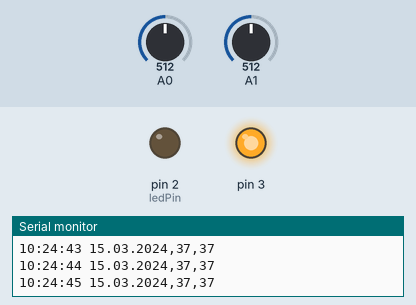
Recording of a sketch running on a simulated Arduino Uno, built with avr-gcc and run on an emulated ATmega328P. On the bench: output pins drawn as LEDs (lit = HIGH), the last lines printed to the serial monitor. The inputs (shaded band) are chosen by the test bench; at power-on: A0 = 512, A1 = 512. The local clock reads 2024-03-15 10:24:30 at power-on unless the sketch sets it; storage starts empty.

Above: at 16.1 s.
At 30.7 s:
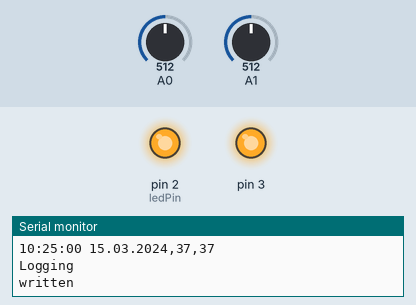
At 43.8 s:
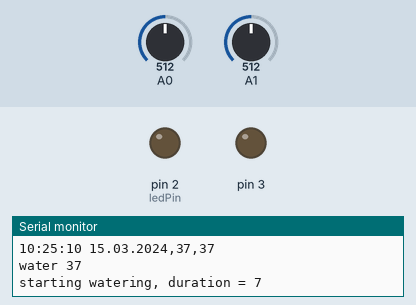
Timing chart, 0 to 80.6 s (numbered marks = the images above):
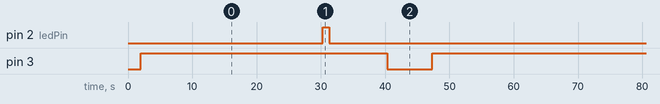

Measured:
- by itself, pin 2 (ledPin): alternates HIGH for 1.0 s and LOW for 59.4 s
- by itself, pin 3: alternates HIGH for 53.4 s and LOW for 7.0 s

The sketch:

code.ino
```cpp
/*
  Author: Aditya Dalvi
  Date:17/8/2021
  Name: code.ino
  Project: Agrosmart
*/

#include <Wire.h>
#include <DS3231.h>
#include <SPI.h>
#include <SD.h>
#define numOfSensors 2
#define UpMapCon 700
#define LowMapCon 200

DS3231 rtc(SDA, SCL);

int val[numOfSensors];
Time t;

const int ledPin = 2;
int ledState = LOW;
unsigned long previousMillis = 0;
bool SDInit = true;

String csvString = "";

void setup() {
  delay(2000);
  Serial.begin(9600);
  rtc.begin();
  pinMode(3, OUTPUT);
  pinMode(2, OUTPUT);
  digitalWrite(3, HIGH);
  digitalWrite(2, LOW);
  Serial.println("Setup finished");
  Serial.print("Initializing SD card...");
  if (!SD.begin(4)) {
    Serial.println("initialization failed!");
    SDInit = false;
  } else {
    Serial.println("initialization done.");
  }
  File dataFile = SD.open("datalog.csv", FILE_WRITE);
  csvString += rtc.getTimeStr() + String(" ") + rtc.getDateStr() + String(",");
  if (dataFile) {
    for (int pin = A0, count = 0 ; count < numOfSensors ; count++) {
      csvString += map(analogRead(pin), UpMapCon, LowMapCon, 0, 100);
      if (count != numOfSensors - 1) {
        csvString += String(",");
      }
      pin++;
    }
    dataFile.println(csvString);
    dataFile.close();
    Serial.println("written");
  } else {
    Serial.println("error opening datalog.txt");
  }
}

void loop() {
  int sum = 0 , avg = 0;
  t = rtc.getTime();

  csvString = rtc.getTimeStr() + String(" ") + rtc.getDateStr() + String(",");

  for (int pin = A0, count = 0 ; count < numOfSensors ; count++) {
    val[count] = map(analogRead(pin), UpMapCon, LowMapCon, 0, 100);
    csvString += val[count];
    if (count != numOfSensors - 1) {
      csvString += String(",");
    }
    pin++;
    sum = sum + val[count];
  }
  avg = sum / numOfSensors;

  Serial.println(csvString);
  if (/*t.min == 00 && */t.sec == 00 && SDInit) {
    Serial.println("Logging");
    digitalWrite(2, HIGH);
    File dataFile = SD.open("datalog.csv", FILE_WRITE);
    if (dataFile) {
      dataFile.println(csvString);
      dataFile.close();
      Serial.println("written");
      delay(1000);
      digitalWrite(2, LOW);
    } else {
      Serial.println("error opening datalog.txt");
      SDInit = false;
    }
  }

  if (/*t.hour == 10 && t.min == 00 && */t.sec == 10) {
    Serial.print("water ");
    Serial.println(avg);
    water(avg);
  }
  delay(1000);
}
void water(int avg) {
  int duration = map(avg, 0 , 100 , 10 , 1 );
  digitalWrite(3, LOW);
  if (duration < 0) {
    duration = 0;
  }
  Serial.print("starting watering, duration = ");
  Serial.println(duration);
  delay(duration * 1000);
  digitalWrite(3, HIGH);
  Serial.println(".....done watering");
}
```
